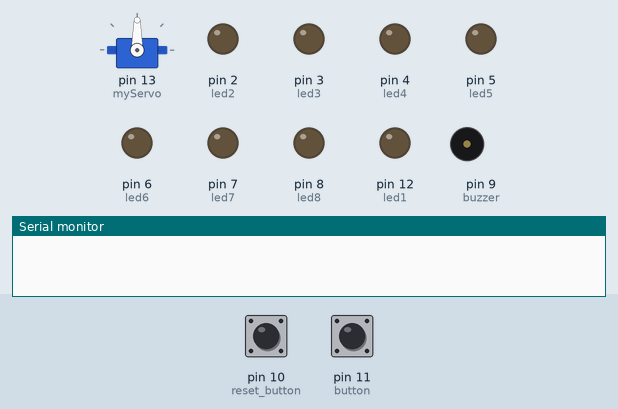
Simulated run of this sketch. Board: Arduino Uno, built with avr-gcc and run on an emulated ATmega328P. Parts: servo, output pins drawn as LEDs (lit = HIGH), buzzer (waves = sounding), the last lines printed to the serial monitor. The test bench sets the inputs (shaded band); at power-on: pin 11 (button) LOW, pin 10 (reset_button) LOW.

Above: at 1.2 s.
1.3 s: pin 11 (button) pulled HIGH for 0.15 s
At 1.37 s:
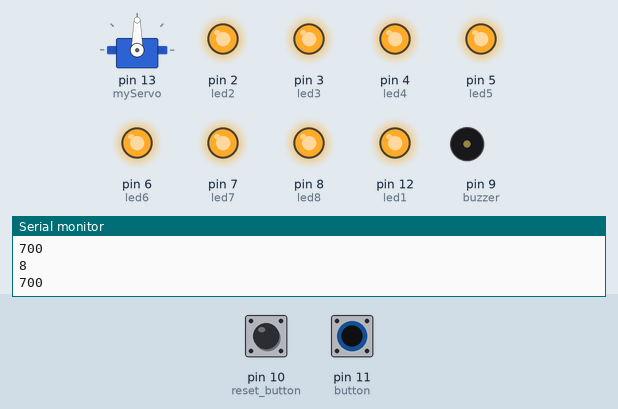
2.9 s: pin 10 (reset_button) pulled HIGH for 1 s
At 3.6 s:
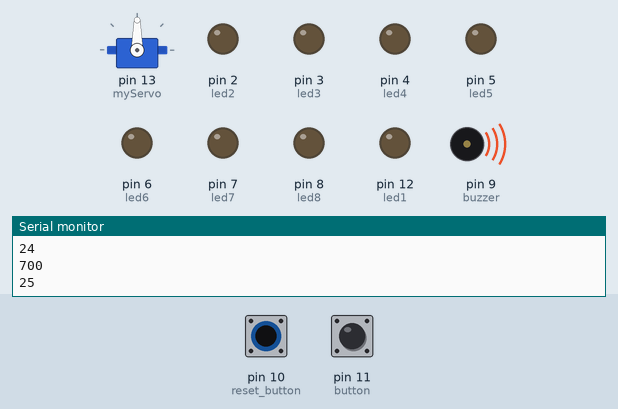
6.2 s: pin 11 (button) pulled HIGH for 1 s
At 8.4 s:
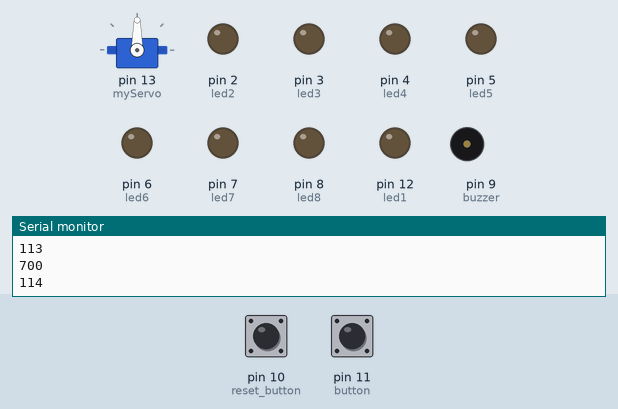
8.7 s: pin 11 (button) pulled HIGH for 3.2 s
At 9.3 s:
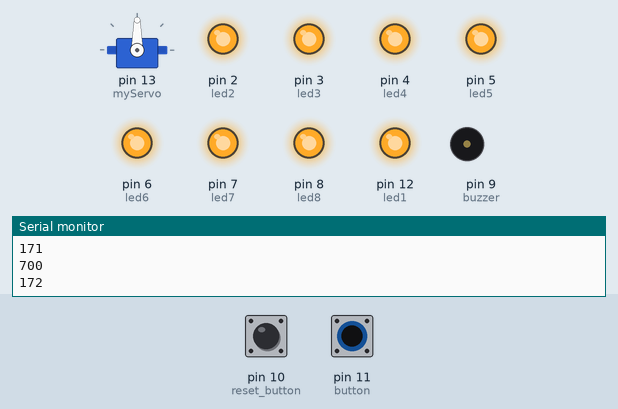
13.4 s: pin 11 (button) pulled HIGH for 3.2 s
At 18.0 s:
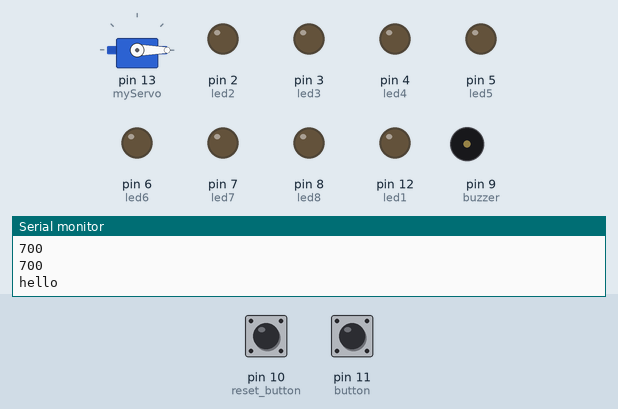
18.8 s: pin 10 (reset_button) pulled HIGH for 0.15 s
At 19.4 s:
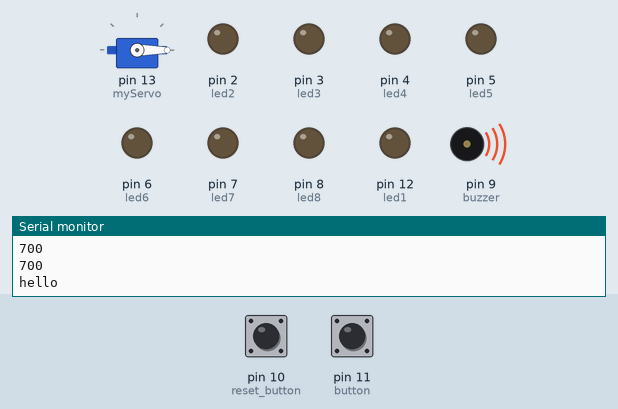
Timing chart, 0 to 21.8 s (numbered marks = the images above; inputs shaded):
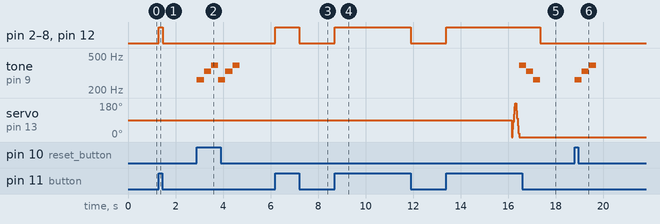

The sketch:

sketch_oct01c.ino
```cpp
//INPUTS
#include<Servo.h>
int button = 11;
int reset_button = 10;

//OUTPUTS
int buzzer = 9;
int led1 = 12;
int led2 = 2;
int led3 = 3;
int led4 = 4;
int led5 = 5;
int led6 = 6;
int led7 = 7;
int led8 = 8;
int count = 0;
Servo myServo; //create servo object to control a servo

//VALUES

int total_time = 700; // pick a random number between 1 to 15
int servo_position = 0; //variable to store servo position

void setup() {
  Serial.begin(9600); //initialize serial communications at 9600 bps

  myServo.attach(13); // attaches the servo on pin 11 to the servo object

  pinMode(button, INPUT);
  pinMode(led1, OUTPUT);
  pinMode(led2, OUTPUT);
  pinMode(led3, OUTPUT);
  pinMode(led4, OUTPUT);
  pinMode(led5, OUTPUT);
  pinMode(led6, OUTPUT);
  pinMode(led7, OUTPUT);
  pinMode(led8, OUTPUT);
  pinMode(buzzer, OUTPUT);
}

//int random_number = random(1,15);

void loop() {
  // put your main code here, to run repeatedly:

  int button_state = digitalRead(button);

  if (button_state == 1) {
    count = count + 1;

    digitalWrite(led1, HIGH);   // turn the LED on (HIGH is the voltage level)
    digitalWrite(led2, HIGH);
    digitalWrite(led3, HIGH);
    digitalWrite(led4, HIGH);
    digitalWrite(led5, HIGH);
    digitalWrite(led6, HIGH);
    digitalWrite(led7, HIGH);
    digitalWrite(led8, HIGH);

    Serial.println(total_time);
    Serial.println(count);

    //do
    //delay(500);

    if (total_time == count) {
      Serial.println("hello");

      //servo moves

      for (servo_position = 0; servo_position <= 180; servo_position += 20) { // goes from 0 degrees to 180 degrees
        // in steps of 1 degree
        myServo.write(servo_position);              // tell servo to go to position in variable 'pos'
        delay(15);                       // waits 15ms for the servo to reach the position
      }
      for (servo_position = 180; servo_position >= 0; servo_position -= 20) { // goes from 180 degrees to 0 degrees
        myServo.write(servo_position);              // tell servo to go to position in variable 'pos'
        delay(15);                       // waits 15ms for the servo to reach the position
      }


      //tone sound

      //sol
      tone(buzzer, 392);
      delay(300);

      //mi
      tone(buzzer, 330);
      delay(300);

      //do
      tone(buzzer, 262);
      delay(300);

      noTone(buzzer);
    }
  }
  else {
    digitalWrite(led1, LOW);   // turn the LED on (HIGH is the voltage level)
    digitalWrite(led2, LOW);
    digitalWrite(led3, LOW);
    digitalWrite(led4, LOW);
    digitalWrite(led5, LOW);
    digitalWrite(led6, LOW);
    digitalWrite(led7, LOW);
    digitalWrite(led8, LOW);
  }

  //reset game
  int reset_state = digitalRead(reset_button);

  if (reset_state == 1) {

    count = 0;

    //do
    tone(buzzer, 262);
    delay(300);

    //mi
    tone(buzzer, 330);
    delay(300);

    //sol
    tone(buzzer, 392);
    delay(300);

    noTone(buzzer);


  }
}
```

Measured:
- after the input at 1.3 s, pin 2 (led2), pin 3 (led3), pin 4 (led4), pin 5 (led5), pin 6 (led6), pin 7 (led7), pin 8 (led8), pin 12 (led1): LOW → HIGH at once, → LOW 0.16 s later
- after the input at 2.9 s, tone on pin 9 (buzzer): plays 262 Hz for 0.30 s, 330 Hz for 0.30 s, 392 Hz for 0.30 s, 262 Hz for 0.30 s, 330 Hz for 0.30 s, 392 Hz for 0.30 s, starting at once
- after the input at 6.2 s, pin 2 (led2), pin 3 (led3), pin 4 (led4), pin 5 (led5), pin 6 (led6), pin 7 (led7), pin 8 (led8), pin 12 (led1): LOW → HIGH at once, → LOW 1.0 s later
- after the input at 8.7 s, pin 2 (led2), pin 3 (led3), pin 4 (led4), pin 5 (led5), pin 6 (led6), pin 7 (led7), pin 8 (led8), pin 12 (led1): LOW → HIGH at once, → LOW 3.2 s later
- after the input at 13.4 s, pin 2 (led2), pin 3 (led3), pin 4 (led4), pin 5 (led5), pin 6 (led6), pin 7 (led7), pin 8 (led8), pin 12 (led1): LOW → HIGH at once, → LOW 4.0 s later; tone on pin 9 (buzzer): silent → 392 Hz after 3.1 s, → 330 Hz 0.30 s later, → 262 Hz 0.30 s later, → silent 0.30 s later
- after the input at 18.8 s, tone on pin 9 (buzzer): silent → 262 Hz at once, → 330 Hz 0.30 s later, → 392 Hz 0.30 s later, → silent 0.30 s later
